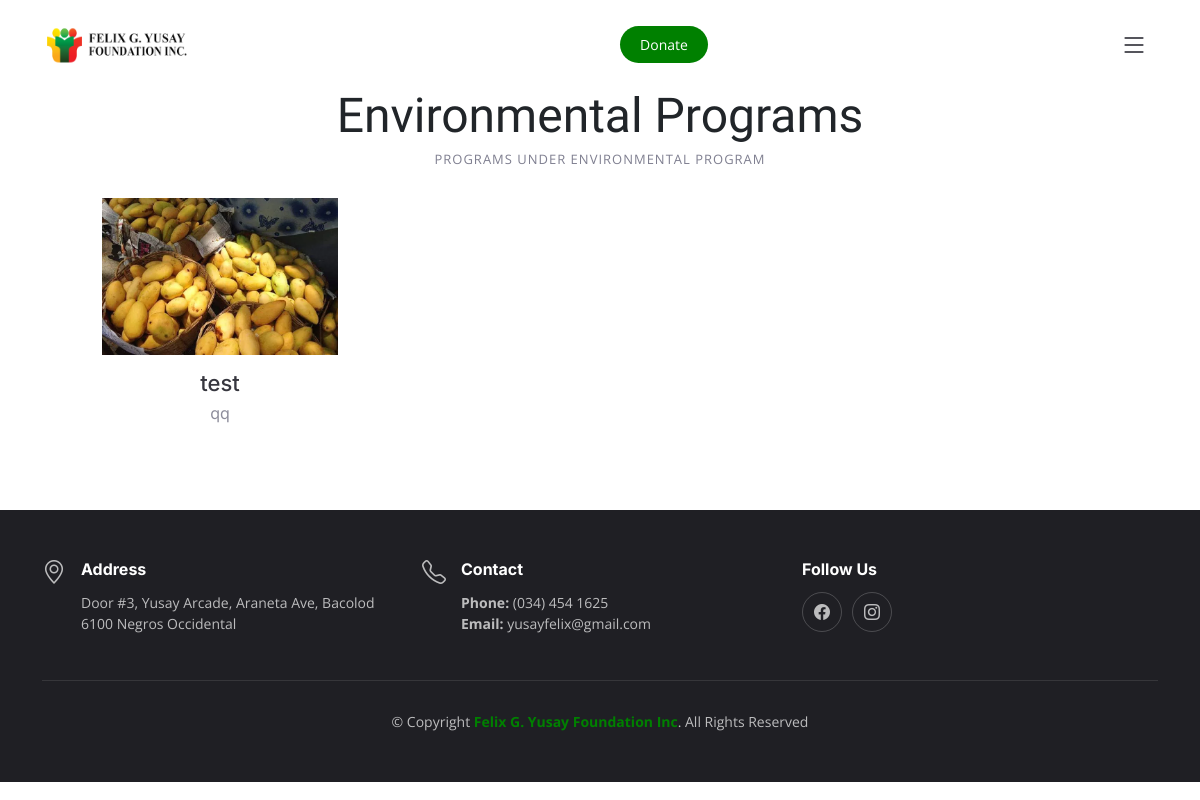
The app's page /client/program-detail.php?catId=1, older data.
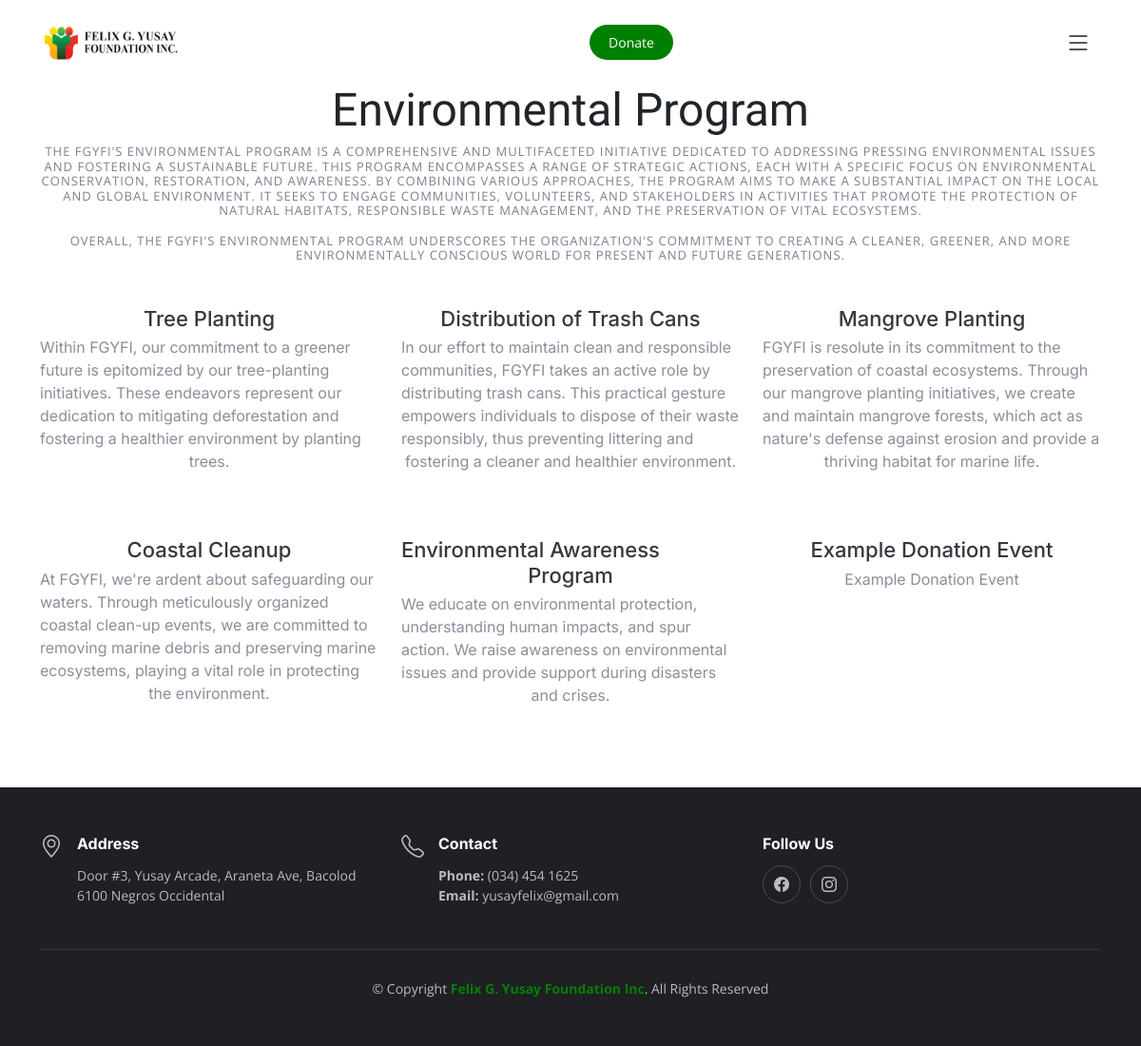
The same page, newer data.
### tables this page shows
CREATE TABLE `category` (
  `Id` int(11) NOT NULL AUTO_INCREMENT,
  `name` varchar(255) DEFAULT NULL,
  `isDeleted` int(11) DEFAULT '0',
  `description` text,
  `date` date DEFAULT NULL,
  PRIMARY KEY (`Id`)
);

CREATE TABLE `program` (
  `Id` int(11) NOT NULL AUTO_INCREMENT,
  `title` varchar(255) DEFAULT NULL,
  `date` date DEFAULT NULL,
  `time` time DEFAULT NULL,
  `description` text,
  `categoryId` int(11) DEFAULT NULL,
  `address` text,
  `notes` text,
  `maxVolunteer` int(255) DEFAULT NULL,
  `amountSpent` double DEFAULT NULL,
  `status` varchar(255) DEFAULT 'Pending',
  `image` varchar(150) NOT NULL,
  PRIMARY KEY (`Id`)
);

### config/Models.php (called while the page is built, shortened)
<?php
include "CRUD.php";
function category() {
	$crud = new CRUD;
	$crud->table = "category";
	return $crud;
}
function program() {
	$crud = new CRUD;
	$crud->table = "program";
	return $crud;
}
?>

### config/CRUD.php (called while the page is built)
<?php class CRUD{var $table;var $obj=array();function arrayToQuery($query){$query_array=array();foreach($query as $key=>$key_value){if($key_value=="NOW()"){$query_array[]="$key=$key_value";}else{$query_array[]="$key='".htmlspecialchars($key_value,ENT_QUOTES)."'";}}return implode(', ',$query_array);}function list($query=""){$query=$query?"where ".$query:"";$db=Database::connect();$pdo=$db->prepare("select * from $this->table $query");$pdo->execute();$result=$pdo->fetchAll(PDO::FETCH_OBJ);Database::disconnect();return $result;}function count($query=""){$query=$query?"where ".$query:"";$db=Database::connect();$pdo=$db->prepare("select * from $this->table $query");$pdo->execute();Database::disconnect();return $pdo->rowCount();}function get($args){$db=Database::connect();$pdo=$db->prepare("select * from $this->table where $args");$pdo->execute();$result=$pdo->fetch(PDO::FETCH_OBJ);Database::disconnect();return $result;}function create(){$object=$this->arrayToQuery($this->obj);$db=Database::connect();$pdo=$db->prepare("insert into $this->table set $object");$pdo->execute();Database::disconnect();}function update($args){$object=$this->arrayToQuery($this->obj);$db=Database::connect();$pdo=$db->prepare("update $this->table set $object where $args");$pdo->execute();Database::disconnect();}function delete($args){$db=Database::connect();$pdo=$db->prepare("delete from $this->table where $args");$pdo->execute();Database::disconnect();}} ?>

### client/program-detail.php (the view)
<?php
include '../templates-client/header.php';
$catId = $_GET["catId"];
$cat = category()->get("Id=$catId");
$program_list = program()->list("categoryId=$catId and status='Approved'");
 ?>
     <section id="menu" class="menu" style="min-height:500px">
       <div class="container" data-aos="fade-up">
         <div class="section-header">
           <p><?=$cat->name?></p>
             <h2><?=nl2br($cat->description);?></h2>
         </div>
         <div class="tab-content" data-aos="fade-up" data-aos-delay="300">
           <div class="tab-pane fade active show" id="menu-starters">
             <div class="row gy-5">
               <?php foreach ($program_list as $row): ?>
                 <div class="col-lg-4 menu-item">
                   <a href="<?=$ROOT_DIR;?>media/<?=$row->image;?>" class="glightbox"><img src="<?=$ROOT_DIR;?>media/<?=$row->image;?>" class="menu-img img-fluid" alt=""></a>
                   <h4><?=$row->title?></h4>
                   <p class="ingredients">
                     <?=$row->description?>
                   </p>
                 </div>
               <?php endforeach; ?>
             </div>
           </div>
         </div>
       </div>
     </section>
<?php
include '../templates-client/footer.php';
 ?>

Row changes from the older to the newer data that the page shows:
no longer on this page (row edited): program: image (picture), title "test", description "qq"
changed category: name "Environmental Programs" → "Environmental Program"; description "PROGRAMS UNDER ENVIRONMENTAL PROGRAM" → "THE FGYFI'S ENVIRONMENTAL PROGRAM IS A COMPREHENSIVE AND MULTIFACETED INITIATIVE DEDICATED TO ADDRESSING PRESSING ENVIRONMENTAL ISSUES AND FOSTERING A SUSTAINABLE FUTURE. THIS PROGRAM ENCOMPASSES A RANGE OF STRATEGIC ACTIONS, EACH WITH A SPECIFIC FOCUS ON ENVIRONMENTAL CONSERVATION, RESTORATION, AND AWARENESS. BY COMBINING VARIOUS APPROACHES, THE PROGRAM AIMS TO MAKE A SUBSTANTIAL IMPACT ON THE LOCAL AND GLOBAL ENVIRONMENT. IT SEEKS TO ENGAGE COMMUNITIES, VOLUNTEERS, AND STAKEHOLDERS IN ACTIVITIES THAT PROMOTE THE PROTECTION OF NATURAL HABITATS, RESPONSIBLE WASTE MANAGEMENT, AND THE PRESERVATION OF VITAL ECOSYSTEMS. OVERALL, THE FGYFI'S ENVIRONMENTAL PROGRAM UNDERSCORES THE ORGANIZATION'S…"
added program: title "Tree Planting", description "Within FGYFI, our commitment to a greener future is epitomized by our tree-planting initiatives. These endeavors represent our dedication to mitigating deforestation and fostering a healthier environment by planting trees."
added program: title "Distribution of Trash Cans", description "In our effort to maintain clean and responsible communities, FGYFI takes an active role by distributing trash cans. This practical gesture empowers individuals to dispose of their waste responsibly, thus preventing littering and fostering a cleaner and healthier environment."
added program: title "Mangrove Planting", description "FGYFI is resolute in its commitment to the preservation of coastal ecosystems. Through our mangrove planting initiatives, we create and maintain mangrove forests, which act as nature's defense against erosion and provide a thriving habitat for marine life."
added program: title "Coastal Cleanup", description "At FGYFI, we're ardent about safeguarding our waters. Through meticulously organized coastal clean-up events, we are committed to removing marine debris and preserving marine ecosystems, playing a vital role in protecting the environment."
added program: title "Environmental Awareness Program", description "We educate on environmental protection, understanding human impacts, and spur action. We raise awareness on environmental issues and provide support during disasters and crises."
added program: title "Example Donation Event", description "Example Donation Event"
